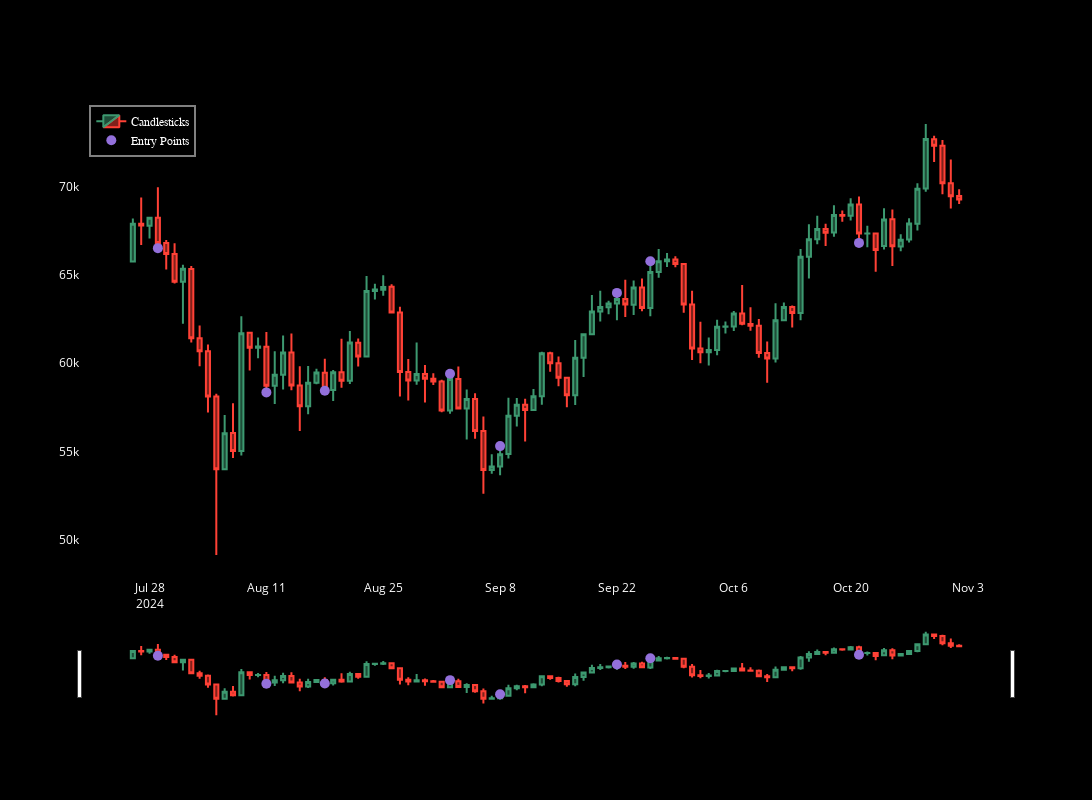

The notebook cell this image was saved under:
### Code cell
plot_candlestick_with_signals(crypto_dict['BTC-USD'], start_index=3600, num_rows=100)
